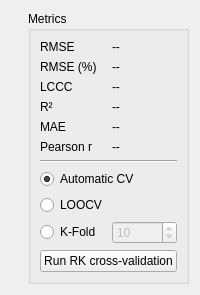
             <widget class="QWidget" name="tabRKValidation">
              <attribute name="title">
               <string>Validation</string>
              </attribute>
              <layout class="QVBoxLayout" name="verticalLayoutRKValidation">
               <item>
                <layout class="QHBoxLayout" name="horizontalLayoutRKValidation">
                 <item>
                  <widget class="QWidget" name="canvasRKValidation" native="true"/>
                 </item>
                 <item>
                  <widget class="QGroupBox" name="groupRKMetrics">
                   <property name="title">
                    <string>Metrics</string>
                   </property>
                   <layout class="QGridLayout" name="gridLayoutRKMetrics">
                    <item row="0" column="0">
                     <widget class="QLabel" name="labelRKRMSE">
                      <property name="text">
                       <string>RMSE</string>
                      </property>
                     </widget>
                    </item>
                    <item row="0" column="1">
                     <widget class="QLabel" name="valRKRMSE">
                      <property name="text">
                       <string>--</string>
                      </property>
                     </widget>
                    </item>
                    <item row="1" column="0">
                     <widget class="QLabel" name="labelRKRMSEpct">
                      <property name="text">
                       <string>RMSE (%)</string>
                      </property>
                     </widget>
                    </item>
                    <item row="1" column="1">
                     <widget class="QLabel" name="valRKRMSEpct">
                      <property name="text">
                       <string>--</string>
                      </property>
                     </widget>
                    </item>
                    <item row="2" column="0">
                     <widget class="QLabel" name="labelRKLCCC">
                      <property name="text">
                       <string>LCCC</string>
                      </property>
                     </widget>
                    </item>
                    <item row="2" column="1">
                     <widget class="QLabel" name="valRKLCCC">
                      <property name="text">
                       <string>--</string>
                      </property>
                     </widget>
                    </item>
                    <item row="3" column="0">
                     <widget class="QLabel" name="labelRKR2">
                      <property name="text">
                       <string>R²</string>
                      </property>
                     </widget>
                    </item>
                    <item row="3" column="1">
                     <widget class="QLabel" name="valRKR2">
                      <property name="text">
                       <string>--</string>
                      </property>
                     </widget>
                    </item>
                    <item row="4" column="0">
                     <widget class="QLabel" name="labelRKMAE">
                      <property name="text">
                       <string>MAE</string>
                      </property>
                     </widget>
                    </item>
                    <item row="4" column="1">
                     <widget class="QLabel" name="valRKMAE">
                      <property name="text">
                       <string>--</string>
                      </property>
                     </widget>
                    </item>
                    <item row="5" column="0">
                     <widget class="QLabel" name="labelRKPearsonR">
                      <property name="text">
                       <string>Pearson r</string>
                      </property>
                     </widget>
                    </item>
                    <item row="5" column="1">
                     <widget class="QLabel" name="valRKPearsonR">
                      <property name="text">
                       <string>--</string>
                      </property>
                     </widget>
                    </item>
                    <item row="6" column="0" colspan="2">
                     <widget class="QFrame" name="lineRKValidation">
                      <property name="frameShape">
                       <enum>QFrame::HLine</enum>
                      </property>
                      <property name="frameShadow">
                       <enum>QFrame::Sunken</enum>
                      </property>
                     </widget>
                    </item>
                    <item row="7" column="0" colspan="2">
                     <widget class="QRadioButton" name="radRK_CV_Auto">
                      <property name="text">
                       <string>Automatic CV</string>
                      </property>
                      <property name="checked">
                       <bool>true</bool>
                      </property>
                     </widget>
                    </item>
                    <item row="8" column="0" colspan="2">
                     <widget class="QRadioButton" name="radRK_CV_LOOCV">
                      <property name="text">
                       <string>LOOCV</string>
                      </property>
                     </widget>
                    </item>
                    <item row="9" column="0">
                     <widget class="QRadioButton" name="radRK_CV_KFold">
                      <property name="text">
                       <string>K-Fold</string>
                      </property>
                     </widget>
                    </item>
                    <item row="9" column="1">
                     <widget class="QSpinBox" name="spinRK_k">
                      <property name="enabled">
                       <bool>false</bool>
                      </property>
                      <property name="minimum">
                       <number>2</number>
                      </property>
                      <property name="maximum">
                       <number>20</number>
                      </property>
                      <property name="value">
                       <number>10</number>
                      </property>
                     </widget>
                    </item>
                    <item row="10" column="0" colspan="2">
                     <widget class="QPushButton" name="btnRKRunCV">
                      <property name="text">
                       <string>Run RK cross-validation</string>
                      </property>
                     </widget>
                    </item>
                   </layout>
                  </widget>
                 </item>
                </layout>
               </item>
              </layout>
             </widget>
